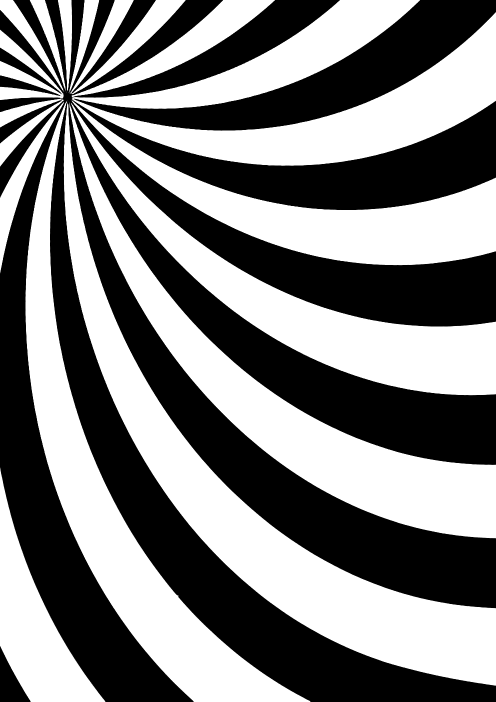
#> input picture inputs/pat.11.png, 992 x 1403 px (shown at 1/2 size)
$ python img2txt.py
#> lines starting #> are read from the running program, lines starting #| are printed output that depends on the picture
from PIL import Image
import numpy
import json, codecs
import random
import math
from pprint import pprint
import time
import sys

start = time.time()

artists_json = 'artists.json'
image_file = 'inputs/pat.11.png'

font_file = ['LeagueMonoVariable.ttf']
font_file = ['SourceCodeVariable-Italic.ttf',
    'SourceCodeVariable-Roman.ttf']
font_file = [
    'OperatorMono-XLightItalic.otf',
    'OperatorMono-LightItalic.otf',
    'OperatorMono-BookItalic.otf',
    'OperatorMono-Medium.otf',
    'OperatorMono-Bold.otf']
font_file = ['SourceCodeVariable-Italic.ttf',
    'SourceCodeVariable-Roman.ttf']
font_file = ['SourceCodeVariable-Roman.ttf']
#font_file = font_file_2

onhb_pink = 0.18, 1, 0.16, 0.0
white = 0.0, 0.0, 0.0, 0.0
rgb = 203/255.0, 7/255.0, 114/255.0

min_a = 0.15
max_a = 1.0

use_alpha = False
cmyk = onhb_pink

font_size = 4.0/1.2
m_x = 3.92/1.2*1.2/1.1/1.2  # this separates letters on the x axis
line_adj = 1.12*1.2/1.1/1.2 # this separates lines (beyond what m_x already does)
m_y = m_x * line_adj

separator = '·'
space = '·'
up = True


# reads the artists file and creates a wall of text
artists = []

with open(artists_json, 'rb') as json_data:
#> (reads artists.json from the repository)
    artists = json.load(json_data)['artists']
    json_data.close()


random.shuffle(artists)
s = artists[0]
for a in artists[1:]:
    s += separator + a

#more density!
for i in range(2):
    random.shuffle(artists)
    for a in artists:
        s += separator + a


# as each char = 1 pixel, what size image do we need?
area = len(s)
w = math.sqrt(area/math.sqrt(2))
h = w * math.sqrt(2)

w = int(w)
h = int(h)

# opens and resizes image
img = Image.open(image_file)
#> img is the input picture: PIL image 992x1403 RGB; min 0, max 255, mean 128.9
img.thumbnail((w,h))
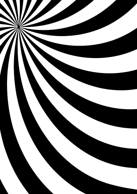
#> img: PIL image 137x194 RGB; min 0, max 255, mean 128.9
#img.resize((w,h))
img_array = numpy.array(img)


#> (the run stopped early here; a loop or call above may not have finished)
